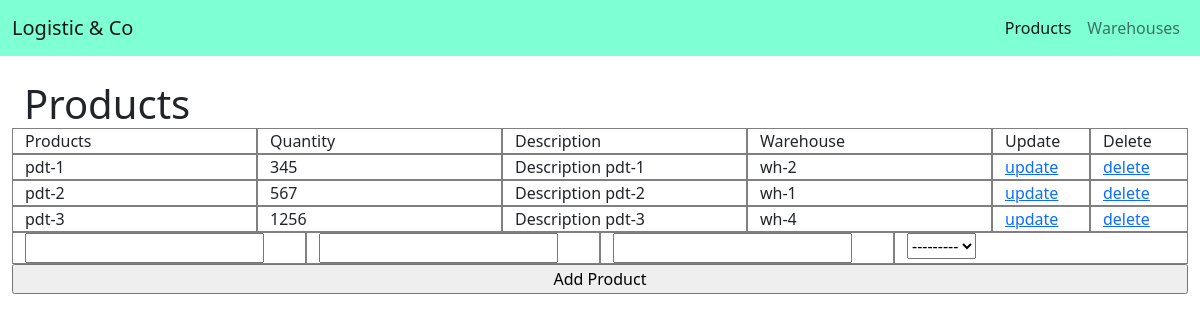
Screenshot of /products/ with the database file from the repository.
### BackLog/models.py (models this page shows)
class Products(models.Model):
    name = models.CharField(max_length=200)
    quantity = models.IntegerField(blank=True, null=True)
    description = models.CharField(blank=True, max_length=400)
    warehouse = models.ForeignKey(Warehouse,  on_delete=models.SET_NULL, null=True)
    def __str__(self) -> str:
        return self.name

class Warehouse(models.Model):
    name = models.CharField(max_length=100)
    location = models.CharField(max_length=200)
    capacity = models.IntegerField(default=1000)
    def __str__(self) -> str:
        return self.name

### BackLog/views.py (the view)
# urls.py: path('products/', products, name="products"),
def products(request):
    PRODUCTS = Products.objects.all()
    if request.method == "POST":
        PRODUCT_FORM = ProductsForm(request.POST)
        if PRODUCT_FORM.is_valid():
            PRODUCT_FORM.save()
    else:
        PRODUCT_FORM = ProductsForm()
    return render(request, "backlog/Products.html", context={
        "products":PRODUCTS,
        "productForm":PRODUCT_FORM,
        })

### SHOP/forms.py
class ProductsForm(forms.ModelForm):
    class Meta:
        model = Products
        fields = "__all__"

### BackLog/templates/backlog/Products.html (shortened to what this page needs)
{% extends "backlog/base.html"%}
{% load static %}
{% block content %}
<div class="container-fluid content px-4">
    <h1>Products</h1>
    <div class="row">
        <div class="col">
            Products
        </div>
        <div class="col">
            Quantity
        </div>
        <div class="col">
            Description
        </div>
        <div class="col">
            Warehouse
        </div>
        <div class="col-1">
            Update
        </div>
        <div class="col-1">
            Delete
        </div>
    </div>
    {% for pdt in products %}
    <div class="row">
        <div class="col">
            {{pdt}}
        </div>
        <div class="col">
            {{pdt.quantity}}
        </div>
        <div class="col">
            {{pdt.description}}
        </div>
        <div class="col">
            {{pdt.warehouse}}
        </div>
        <div class="col-1">
            <a href="{% url 'update-product' id=pdt.id%}">update</a>
        </div>
        <div class="col-1">
            <a href="{% url 'delete-product' id=pdt.id%}">delete</a>
        </div>
    </div>
    {% endfor %}
    <form action="" method="POST">
        <div class="row">
            {% for field in productForm %}
            <div class="col">
                {{field}}
            </div>
            {% endfor %}
            <input type="submit" name="add_product" value="Add Product">
        </div>
    </form>
</div>
{% endblock %}

### BackLog/templates/backlog/base.html (shortened to what this page needs)
{% load static %}
<!DOCTYPE html>
<html lang="en">
<head>
    <link href="https://cdn.jsdelivr.net/npm/bootstrap@5.2.0-beta1/dist/css/bootstrap.min.css" rel="stylesheet"
>
    <link rel="stylesheet" href="{% static 'BackLog_css/style.css' %}">
</head>
<body>
    <nav class="navbar navbar-expand-lg fixed-top">
        <div class="container-fluid">
            <a class="navbar-brand" href="#">Logistic & Co</a>
            <div class="collapse navbar-collapse" id="navbarTogglerTop">
                <ul class="navbar-nav ms-auto mb-2 mb-lg-0 ">
                    <li class="nav-item">
                        <a class="nav-link active" aria-current="page" href="{% url 'products' %}">Products</a>
                    </li>
                    <li class="nav-item">
                        <a class="nav-link" href="{% url 'warehouses' %}">Warehouses</a>
                    </li>
                </ul>
            </div>
        </div>
    </nav>
    {% block content %}{% endblock %}
</body>
</html>

### BackLog/static/BackLog_css/style.css (style rules this page uses)
.navbar { background-color: aquamarine; }
h1 { margin-block-start: 0 !important; margin-block-end: 0 !important; }
.content { margin-top: 5rem; margin-bottom: 2rem; }
.col, .col-3, .col-1, .col-2 { border: 1px grey solid; }

### rows the page displays
Products: name "pdt-1", quantity "345", description "Description pdt-1", warehouse "wh-2"
Products: name "pdt-2", quantity "567", description "Description pdt-2", warehouse "wh-1"
Products: name "pdt-3", quantity "1256", description "Description pdt-3", warehouse "wh-4"
